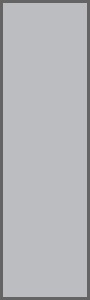
#> input picture scripts/images/lmt/type_0.png, 30 x 100 px (shown 3 times larger); its folder holds 4 pictures in this run
$ python preview_dataset.py --dataset images/lmt
#> lines starting #> are read from the running program, lines starting #| are printed output that depends on the picture
#!/usr/bin/env python3

import os
import cv2
import math
import xmljson
import argparse
import numpy as np
from scipy import interpolate
from lxml.etree import fromstring

import sys
print(sys.version)

# load LMTs
images_dir = os.path.join(os.path.dirname(os.path.realpath(__file__)), 'images')
lmt_images = {
    str(i): cv2.imread(os.path.join(images_dir, 'lmt', 'type_{}.png'.format(i)))
    for i in range(8)
}
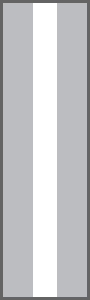
#> input picture scripts/images/lmt/type_1.png, 30 x 100 px (shown 3 times larger)
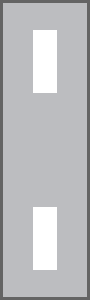
#> input picture scripts/images/lmt/type_2.png, 30 x 100 px (shown 3 times larger)
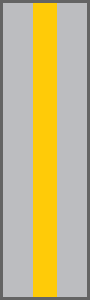
#> input picture scripts/images/lmt/type_3.png, 30 x 100 px (shown 3 times larger)


# [50 lines left out: functions draw_spline, apply_ipm, draw_lmt, not called in this run]


def main(dataset_dir, fps):

    # read config.xml
    config = None
    config_fname = os.path.join(dataset_dir, 'config.xml')
    if not os.path.isfile(config_fname):
#> (the run stopped early here; a loop or call above may not have finished)
